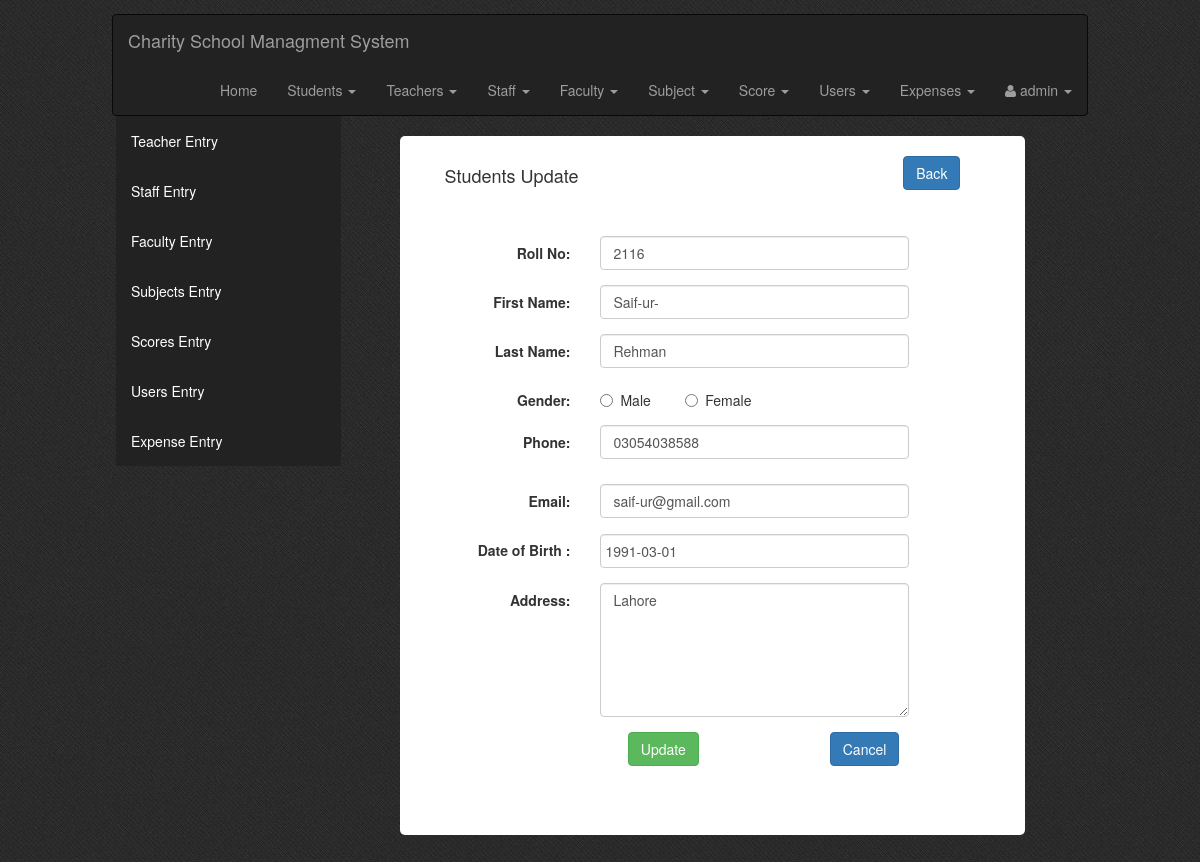
The page /admin.php?tag=student_entry&opr=upd&rs_id=1 on the database as committed earlier.
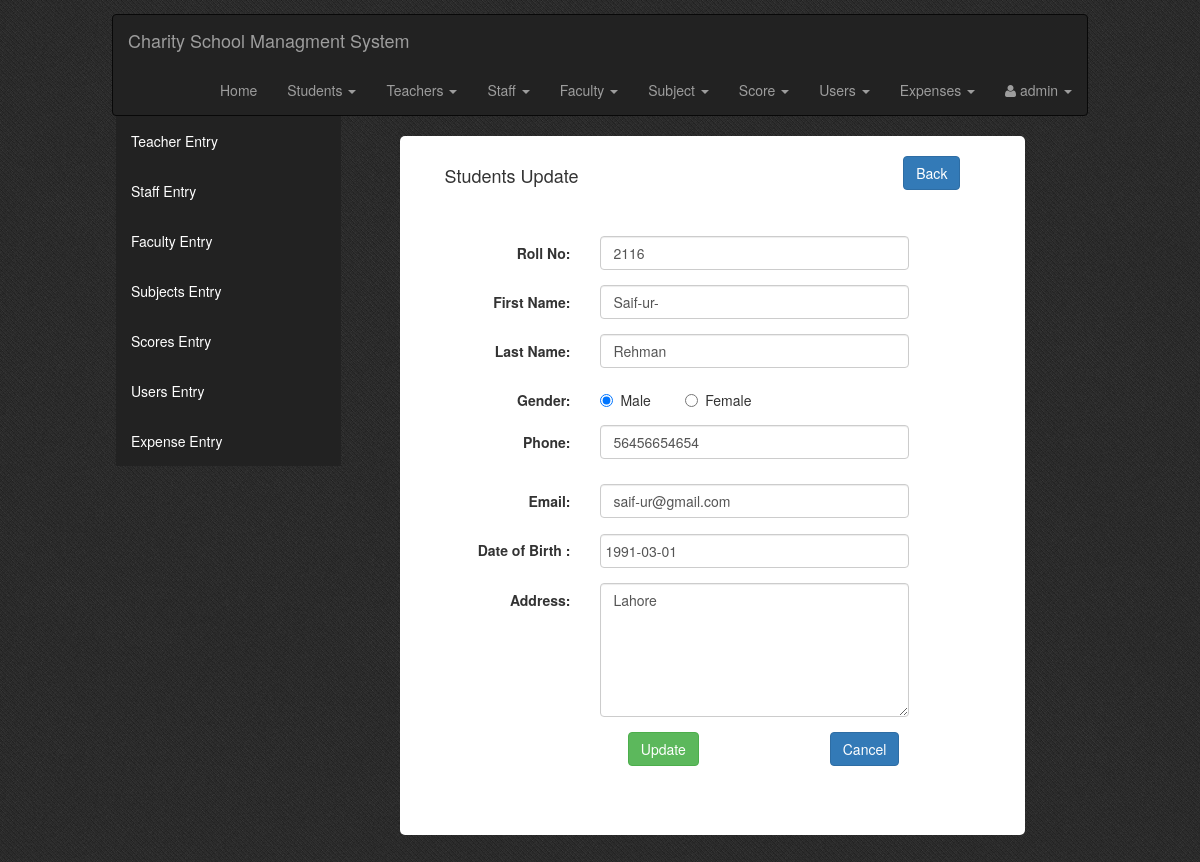
The same page on the database as committed later.
### tables this page shows
CREATE TABLE `stu_tbl` (
  `roll_no` int(10) NOT NULL,
  `stu_id` int(10) UNSIGNED NOT NULL,
  `f_name` varchar(50) NOT NULL,
  `l_name` varchar(50) NOT NULL,
  `gender` char(10) NOT NULL,
  `dob` date NOT NULL,
  `address` varchar(100) NOT NULL,
  `phone` varchar(50) NOT NULL,
  `email` varchar(70) NOT NULL,
  `student_expense` int(11) NOT NULL
);

### Students_Entry.php (the view, shortened to what this page needs)
<?php
    $id="";
    $opr="";
    if(isset($_GET['opr']))
    	$opr=$_GET['opr'];
    if(isset($_GET['rs_id']))
    	$id=$_GET['rs_id'];
?>
<?php
if($opr=="upd")
{
	$sql_upd=mysql_query("SELECT * FROM stu_tbl WHERE stu_id=$id");
	$rs_upd=mysql_fetch_array($sql_upd);
?>
<div class="col-md-10 col-md-offset-1 form-style">
    <div class="col-md-12 entry-head margin-20b">
        <h4 class="left">Students Update</h4>
        <a class="btn btn-primary right" href="?tag=view_students">Back</a>
    </div>
    <div class="col-md-10 col-md-offset-1 form-style">
            <form role="form" data-toggle="validator" method="post" class="form-horizontal">
                <div class="row">
                    <div class="form-group">
                        <label for="roll_no" class="control-label col-sm-3">Roll No:</label>
                        <div class="col-sm-8">
                            <input  type="text" class="form-control only-number" id="roll_no" name="roll_no" value="<?php echo $rs_upd['roll_no'];?>"/>
                        </div>
                    </div>
                    <div class="form-group">
                        <label for="fnametxt" class="control-label col-sm-3">First Name:</label>
                        <div class="col-sm-8">
                            <input type="text" class="form-control" id="fnametxt" name="fnametxt" value="<?php echo $rs_upd['f_name'];?>"/>
                        </div>
                    </div>
                    <div class="form-group">
                        <label for="lnametxt" class="control-label col-sm-3">Last Name:</label>
                        <div class="col-sm-8">
                            <input type="text" class="form-control" id="lnametxt" name="lnametxt" value="<?php echo $rs_upd['l_name'];?>"/>
                        </div>
                    </div>
                    <div class="form-group">
                        <label for="gender" class="control-label col-sm-3">Gender:</label>
                        <div class="radio col-sm-2">
                            <label><input type="radio" name="gender" value="male" <?php if($rs_upd['gender']=="male") echo "checked";?>>Male</label>
                        </div>
                        <div class="radio col-sm-4">
                            <label><input type="radio" name="gender" value="female" <?php if($rs_upd['gender']=="female") echo "checked";?>>Female</label>
                        </div>
                    </div>
                    <div class="form-group">
                        <label for="phonetxt" class="control-label col-sm-3">Phone:</label>
                        <div class="col-sm-8">
                            <input type="number"data-minlength="11" class="form-control only-number" data-error="Enter Valid 11 Digit Phone Number  " id="phonetxt" name="phonetxt" value="<?php echo $rs_upd['phone'];?>">
                        </div>
                    </div>
                    <div class="form-group">
                        <label for="emailtxt" class="control-label col-sm-3">Email:</label>
                        <div class="col-sm-8">
                            <input type="email" class="form-control" id="emailtxt" name="emailtxt" value="<?php echo $rs_upd['email'];?>">
                        </div>
                    </div>
                    <div class="form-group">
                        <label for="dob" class="control-label col-sm-3">Date of Birth :</label>
                        <div class="col-sm-8">
                            <input type="text" class="form-control datepicker" name="dob" value="<?php echo $rs_upd['dob'];?>" data-date-format="yyyy-mm-dd"/>
                        </div>
                    </div>
                    <div class="form-group">
                        <label for="addrtxt" class="control-label col-sm-3">Address:</label>
                        <div class="col-sm-8">
                            <textarea class="form-control" name="addrtxt" cols="8" rows="6" required><?php echo $rs_upd['address'];?></textarea>
                        </div>
                    </div>
                    <div class="form-group">
                        <input type="submit" name="btn_upd" value="Update" class="btn btn-success col-md-offset-4 col-sm-offset-4 col-xs-offset-2"/>
                        <input type="reset" value="Cancel" class="btn btn-primary col-md-offset-3 col-sm-offset-3 col-xs-offset-3"/>
                    </div>
                </div>
            </form>
        </div>
    </div>
</div>
<?php
}
?>
</body>
</html>

Rows that differ between the two databases and show on the page:
changed stu_tbl "Saif-ur-": gender "☐ Male" → "☑ Male"; phonetxt "03054038588" → "56456654654"
